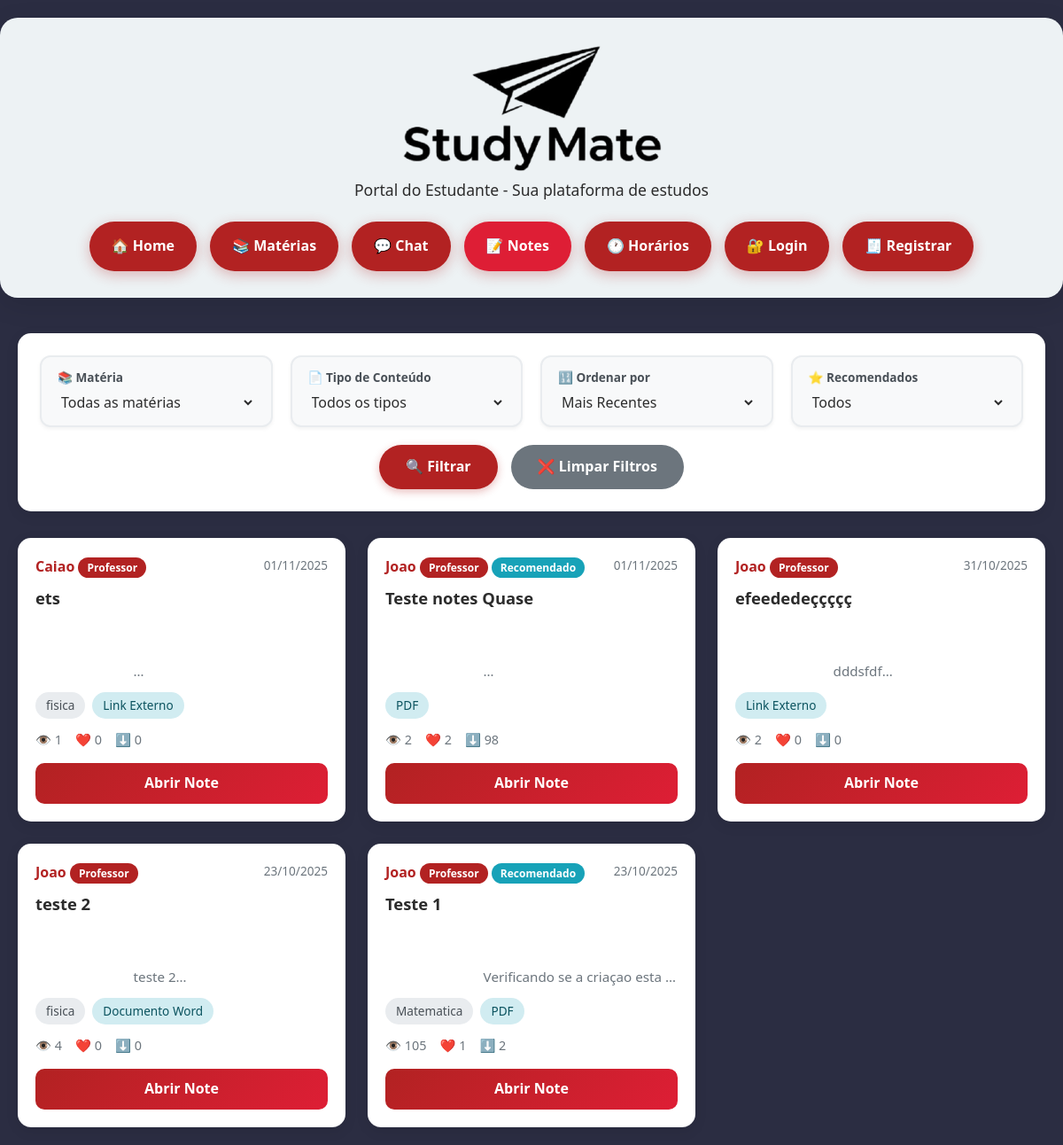
The app's page /notes/ with its own data.
### notes/models.py (models this page shows, shortened)
class Note(models.Model):
    FILE_TYPES = [
        ('DOC', 'Documento Word'),
        ('PDF', 'PDF'),
        ('PPT', 'Apresentação'),
        ('LINK', 'Link Externo'),
    ]
    author = models.ForeignKey(User, on_delete=models.CASCADE, related_name='notes', verbose_name='Autor')
    title = models.CharField(max_length=50, verbose_name='Título')  # Limite reduzido para 50
    description = models.TextField(max_length=400, blank=True, verbose_name='Descrição')  # Limite 400
    file_type = models.CharField(max_length=10, choices=FILE_TYPES, verbose_name='Tipo')
    file = models.FileField(
        upload_to='notes_files/',
        null=True,
        blank=True,
        validators=[validate_file_size, validate_file_extension],
        verbose_name='Arquivo'
    )
    link = models.URLField(null=True, blank=True, verbose_name='Link')
    subject = models.CharField(max_length=60, null=True, blank=True, verbose_name='Matéria')
    is_recommended = models.BooleanField(default=False, verbose_name='Recomendado')
    created_at = models.DateTimeField(default=timezone.now, verbose_name='Criado em')
    views = models.PositiveIntegerField(default=0, db_index=True, verbose_name='Visualizações')
    likes = models.PositiveIntegerField(default=0, db_index=True, verbose_name='Curtidas')
    downloads = models.PositiveIntegerField(default=0, db_index=True, verbose_name='Downloads')
    class Meta:
        ordering = ['-is_recommended', '-likes', '-views', '-downloads', '-created_at']
        verbose_name = 'Note'
        verbose_name_plural = 'Notes'
        indexes = [
            models.Index(fields=['-likes', '-views']),
            models.Index(fields=['subject']),
            models.Index(fields=['-created_at']),
        ]

### accounts/models.py (models this page shows, shortened)
class User(AbstractUser):
    USER_TYPE_CHOICES = (
        ('admin', 'Administrador'),
        ('professor', 'Professor'),
        ('estudante', 'Estudante'),
    )
    user_type = models.CharField(
        max_length=20,
        choices=USER_TYPE_CHOICES,
        default='estudante',
        verbose_name='Tipo de Usuário'
    )
    matricula = models.CharField(max_length=20, blank=True, null=True, verbose_name='Matrícula')
    telefone = models.CharField(max_length=15, blank=True, null=True, verbose_name='Telefone')
    class Meta:
        verbose_name = 'Usuário'
        verbose_name_plural = 'Usuários'

### notes/views.py (the view)
# urls.py: path('', views.notes_list, name='list'),
def notes_list(request):
    qs = Note.objects.select_related('author').prefetch_related('comments')
    subject = request.GET.get('subject', '')
    file_type = request.GET.get('file_type', '')
    order = request.GET.get('order', 'recent')
    recommended = request.GET.get('recommended', '')
    if subject:
        qs = qs.filter(subject__iexact=subject)
    if file_type:
        qs = qs.filter(file_type=file_type)
    if recommended == 'true':
        qs = qs.filter(is_recommended=True)
    ordering_map = {
        'recent': '-created_at',
        'likes': '-likes',
        'views': '-views',
        'downloads': '-downloads'
    }
    qs = qs.order_by(ordering_map.get(order, '-created_at'))
    paginator = Paginator(qs, 12)
    page_number = request.GET.get('page', 1)
    page_obj = paginator.get_page(page_number)
    subjects = Note.objects.values_list('subject', flat=True).distinct().order_by('subject')
    subjects = [s for s in subjects if s]
    context = {
        'page_obj': page_obj,
        'subjects': subjects,
        'current_subject': subject,
        'current_file_type': file_type,
        'current_order': order,
        'file_types': Note.FILE_TYPES,
    }
    return render(request, 'notes/notes_list.html', context)

### notes/templates/notes/notes_list.html (shortened to what this page needs)
<!DOCTYPE html>
<html lang="pt-br">
<head>
    {% load static %}
    <link href="https://cdn.jsdelivr.net/npm/bootstrap@5.3.0/dist/css/bootstrap.min.css" rel="stylesheet">
</head>
<body>
    <div class="header">
        <img src="{% static 'study/img/logoStudyMate.png' %}" height="144px" width="293" alt="StudyMate Logo">
        <h4>Portal do Estudante - Sua plataforma de estudos</h4>
        <div class="nav">
            <a href="{% url 'study:home' %}">🏠 Home</a>
            <a href="{% url 'study:home' %}#materias">📚 Matérias</a>
            <a href="{% url 'study:home' %}#chat">💬 Chat</a>
            <a href="{% url 'notes:list' %}" style="background: var(--primary-dark);">📝 Notes</a>
            <a href="{% url 'study:home' %}#horarios">🕐 Horários</a>
            {% if user.is_authenticated %}
                <span style="color: white; background: #6c757d; padding: 15px 25px; border-radius: 50px; font-weight: 600;">
                    👋 {{ user.username }}
                </span>
                <a href="{% url 'accounts:logout' %}">🚪 Logout</a>
            {% else %}
                <a href="{% url 'accounts:login' %}">🔐 Login</a>
                <a href="{% url 'accounts:register' %}">🧾 Registrar</a>
            {% endif %}
        </div>
    </div>
    <div class="container">
        <div class="filters-section">
            <form method="get" id="filterForm">
                <div class="filter-row">
                    <div class="filter-box">
                        <label>📚 Matéria</label>
                        <select name="subject" id="subjectFilter" class="filter-field">
                            <option value="">Todas as matérias</option>
                        </select>
                    </div>
                    <div class="filter-box">
                        <label>📄 Tipo de Conteúdo</label>
                        <select name="file_type" id="typeFilter" class="filter-field">
                            <option value="">Todos os tipos</option>
                        </select>
                    </div>
                    <div class="filter-box">
                        <label>🔢 Ordenar por</label>
                        <select name="order" id="orderFilter" class="filter-field">
                            <option value="recent" {% if current_order == 'recent' %}selected{% endif %}>Mais Recentes</option>
                        </select>
                    </div>
                    <div class="filter-box">
                        <label>⭐ Recomendados</label>
                        <select name="recommended" id="recommendedFilter" class="filter-field">
                            <option value="">Todos</option>
                        </select>
                    </div>
                </div>
                <div class="filter-actions" id="filterActions">
                    <button type="submit" class="btn-filter" id="btnFiltrar">🔍 Filtrar</button>
                    <a href="{% url 'notes:list' %}" class="btn-clear" id="btnLimpar">❌ Limpar Filtros</a>
                </div>
            </form>
        </div>
        <div class="notes-grid">
            {% for note in page_obj %}
                <div class="note-card">
                    <div class="note-header">
                        <div>
                            <span class="note-author">{{ note.author.username }}</span>
                            {% if note.author.user_type == 'professor' or note.author.is_staff %}
                                <span class="badge-professor">Professor</span>
                            {% endif %}
                            {% if note.is_recommended %}
                                <span class="badge-recommended">Recomendado</span>
                            {% endif %}
                        </div>
                        <span class="note-date">{{ note.created_at|date:"d/m/Y" }}</span>
                    </div>
                    <h3 class="note-title">{{ note.title }}</h3>
                    <p class="note-description">
                        {% if note.description %}
                            {{ note.description }}
                        {% else %}
                            <em>Sem descrição</em>
                        {% endif %}
                    </p>
                    <div class="note-badges">
                        {% if note.subject %}
                            <span class="badge-subject">{{ note.subject }}</span>
                        {% endif %}
                        <span class="badge-type">{{ note.get_file_type_display }}</span>
                    </div>
                    <div class="note-metrics">
                        <span title="Visualizações">👁️ {{ note.views }}</span>
                        <span title="Curtidas">❤️ {{ note.likes }}</span>
                        <span title="Downloads">⬇️ {{ note.downloads }}</span>
                    </div>
                    <a href="{% url 'notes:detail' note.pk %}" class="btn-open-note">
                        Abrir Note
                    </a>
                </div>
            {% endfor %}
        </div>
    </div>
</body>
</html>

### notes/templates/notes/notes_list.html (style rules this page uses)
:root { --primary: rgb(178, 34, 34); --primary-dark: rgb(222, 30, 53); --background: rgb(43, 45, 66); --card-bg: #ffffff; }
* { margin: 0; padding: 0; box-sizing: border-box; }
body { font-family: 'Segoe UI', Tahoma, Geneva, Verdana, sans-serif; background: var(--background); min-height: 100vh; color: #2c2c2c; line-height: 1.6; }
.header { background: rgb(237, 242, 244); backdrop-filter: blur(10px); border-radius: 20px; padding: 30px; margin: 20px auto; max-width: 1200px; box-shadow: 0 8px 30px rgba(0,0,0,0.1); text-align: center; }
.header h4 { color: #2c2c2c; font-size: 1.1rem; margin-top: 10px; font-weight: 400; }
.nav { display: flex; justify-content: center; gap: 15px; flex-wrap: wrap; margin-top: 25px; }
.nav-btn, .nav a { background: var(--primary); border: none; padding: 15px 25px; border-radius: 50px; cursor: pointer; font-size: 1rem; font-weight: 600; color: white; transition: all 0.3s ease; box-shadow: 0 4px 15px rgba(178, 34, 34, 0.3); text-decoration: none; display: inline-block; }
.container { max-width: 1200px; margin: 0 auto; padding: 20px; }
.filters-section { background: white; border-radius: 15px; padding: 25px; margin-bottom: 25px; box-shadow: 0 4px 15px rgba(0,0,0,0.08); }
.filter-row { display: grid; grid-template-columns: repeat(auto-fit, minmax(220px, 1fr)); gap: 20px; margin-bottom: 20px; }
.filter-box { background: #f8f9fa; border: 2px solid #e9ecef; border-radius: 12px; padding: 12px 18px; transition: all 0.3s ease; box-shadow: 0 2px 4px rgba(0,0,0,0.05); }
.filter-box label { display: block; font-size: 0.85rem; font-weight: 600; color: #495057; margin-bottom: 6px; }
.filter-box select { width: 100%; border: none; background: transparent; font-size: 1rem; color: #2c2c2c; outline: none; cursor: pointer; }
.filter-actions { display: none; gap: 15px; justify-content: center; }
.btn-filter { background: var(--primary); color: white; border: none; padding: 12px 30px; border-radius: 25px; font-weight: 600; cursor: pointer; transition: all 0.3s ease; box-shadow: 0 3px 10px rgba(178, 34, 34, 0.3); }
.btn-clear { background: #6c757d; color: white; border: none; padding: 12px 30px; border-radius: 25px; font-weight: 600; cursor: pointer; transition: all 0.3s ease; text-decoration: none; display: inline-block; }
.notes-grid { display: grid; grid-template-columns: repeat(auto-fill, minmax(280px, 1fr)); gap: 25px; margin-top: 30px; }
.note-card { background: white; border-radius: 15px; padding: 20px; box-shadow: 0 4px 15px rgba(0,0,0,0.08); transition: all 0.3s ease; display: flex; flex-direction: column; }
.note-header { display: flex; justify-content: space-between; align-items: flex-start; margin-bottom: 12px; }
.note-author { font-weight: 600; color: var(--primary); }
.badge-professor { background: var(--primary); color: white; padding: 3px 10px; border-radius: 12px; font-size: 0.75rem; font-weight: 600; }
.badge-recommended { background: #17a2b8; color: white; padding: 3px 10px; border-radius: 12px; font-size: 0.75rem; font-weight: 600; }
.note-date { font-size: 0.85rem; color: #6c757d; }
.note-title { font-size: 1.15rem; font-weight: 600; color: #2c2c2c; margin-bottom: 10px; overflow: hidden; text-overflow: ellipsis; display: -webkit-box; -webkit-line-clamp: 2; -webkit-box-orient: vertical; }
.note-description { color: #6c757d; font-size: 0.95rem; margin-bottom: 12px; flex-grow: 1; overflow: hidden; text-overflow: ellipsis; display: -webkit-box; -webkit-line-clamp: 3; -webkit-box-orient: vertical; white-space: pre-wrap; word-wrap: break-word; overflow-wrap: break-word; }
.note-badges { display: flex; gap: 8px; margin-bottom: 12px; flex-wrap: wrap; }
.badge-subject { background: #e9ecef; color: #495057; padding: 4px 12px; border-radius: 15px; font-size: 0.85rem; font-weight: 500; }
.badge-type { background: #d1ecf1; color: #0c5460; padding: 4px 12px; border-radius: 15px; font-size: 0.85rem; font-weight: 500; }
.note-metrics { display: flex; gap: 15px; font-size: 0.9rem; color: #6c757d; margin-bottom: 15px; }
.btn-open-note { background: linear-gradient(135deg, var(--primary) 0%, var(--primary-dark) 100%); color: white; border: none; padding: 10px; border-radius: 10px; font-weight: 600; text-align: center; text-decoration: none; display: block; transition: all 0.3s ease; }

### records on screen
Note: author.username "Caiao", shows "Professor", created_at "01/11/2025", title "ets", subject "fisica", file_type "Link Externo", views "1", likes "0", downloads "0"
Note: author.username "Joao", shows "Professor", is_recommended "Recomendado", created_at "01/11/2025", title "Teste notes Quase", file_type "PDF", views "2", likes "2", downloads "98"
Note: author.username "Joao", shows "Professor", created_at "31/10/2025", title "efeededeççççç", file_type "Link Externo", views "2", likes "0", downloads "0"
Note: author.username "Joao", shows "Professor", created_at "23/10/2025", title "teste 2", description "teste…", subject "fisica", file_type "Documento Word", views "4", likes "0", downloads "0"
Note: author.username "Joao", shows "Professor", is_recommended "Recomendado", created_at "23/10/2025", title "Teste 1", description "Verificando se a criaçao…", subject "Matematica", file_type "PDF", views "105", likes "1", downloads "2"
